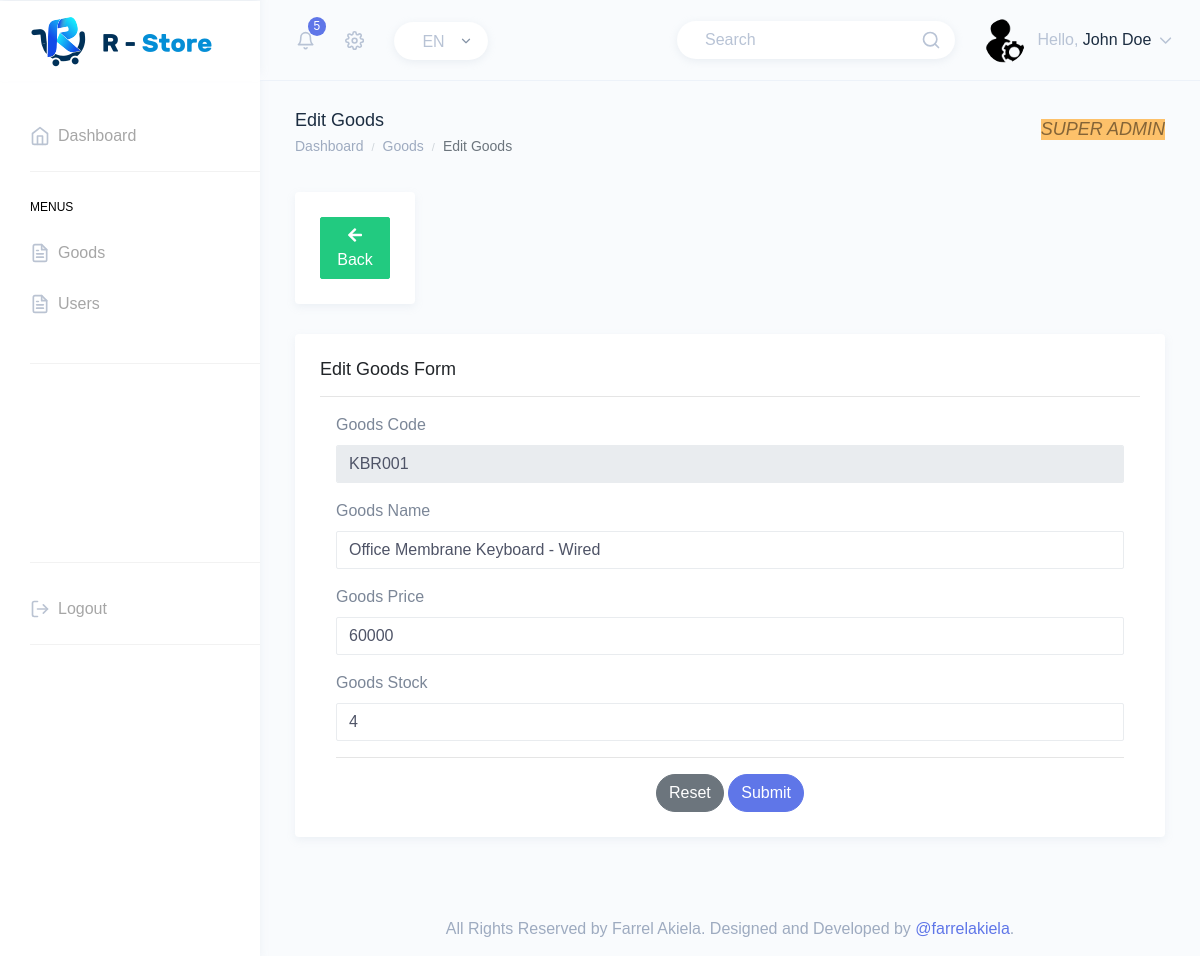
The app's page /super/goods-edit.php?goods_code=KBR001 (signed in) with its own data.
### tables this page shows
CREATE TABLE `goods` (
  `goods_code` char(6) NOT NULL,
  `goods_name` varchar(40) NOT NULL,
  `goods_price` int(11) NOT NULL,
  `stock` int(11) NOT NULL
);

### functions/goods.php (called while the page is built, shortened)
<?php
function showGoods($goodsCode)
{
    $conn = shopConn();
    $sql = "SELECT * FROM goods WHERE goods_code ='$goodsCode'";
    $hasil = mysqli_query($conn, $sql);
    $jumlah = mysqli_num_rows($hasil);
    if ($jumlah > 0) {
        $baris = mysqli_fetch_assoc($hasil);
        $data['goods_code'] = $baris['goods_code'];
        $data['goods_name'] = $baris['goods_name'];
        $data['goods_price'] = $baris['goods_price'];
        $data['stock'] = $baris['stock'];
    } else {
        $data = null;
        mysqli_close($conn);
    }
    return $data;
}

### super/goods-edit.php (the view, shortened to what this page needs)
<?php
include '../functions/goods.php';
$name = $_SESSION['name'];
$role = $_SESSION['role'];
?>
<!DOCTYPE html>
<html dir="ltr" lang="en">
<head>
    <link href="../assets/extra-libs/datatables.net-bs4/css/dataTables.bootstrap4.css" rel="stylesheet">
    <link href="../dist/css/style.min.css" rel="stylesheet">
</head>
<body>
    <div id="main-wrapper" data-theme="light" data-layout="vertical" data-navbarbg="skin6" data-sidebartype="full" data-sidebar-position="fixed" data-header-position="fixed" data-boxed-layout="full">
        <header class="topbar" data-navbarbg="skin6">
            <nav class="navbar top-navbar navbar-expand-md">
                <div class="navbar-header" data-logobg="skin6">
                    <div class="navbar-brand">
                        <a href="index.php">
                            <b class="logo-icon">
                                <img src="../assets/images/logo-icon.png" alt="homepage" class="dark-logo" />
                            </b>
                            <span class="logo-text">
                                <img src="../assets/images/logo-text.png" alt="homepage" class="dark-logo" />
                            </span>
                        </a>
                    </div>
                </div>
                <div class="navbar-collapse collapse" id="navbarSupportedContent">
                    <ul class="navbar-nav float-left mr-auto ml-3 pl-1">
                        <li class="nav-item dropdown">
                            <a class="nav-link dropdown-toggle pl-md-3 position-relative" href="javascript:void(0)" id="bell" role="button" data-toggle="dropdown" aria-haspopup="true" aria-expanded="false">
                                <span><i data-feather="bell" class="svg-icon"></i></span>
                                <span class="badge badge-primary notify-no rounded-circle">5</span>
                            </a>
                        </li>
                        <li class="nav-item dropdown">
                            <a class="nav-link dropdown-toggle" href="#" id="navbarDropdown" role="button" data-toggle="dropdown" aria-haspopup="true" aria-expanded="false">
                                <i data-feather="settings" class="svg-icon"></i>
                            </a>
                        </li>
                        <li class="nav-item d-none d-md-block">
                            <a class="nav-link" href="javascript:void(0)">
                                <div class="customize-input">
                                    <select class="custom-select form-control bg-white custom-radius custom-shadow border-0">
                                        <option selected>EN</option>
                                    </select>
                                </div>
                            </a>
                        </li>
                    </ul>
                    <ul class="navbar-nav float-right">
                        <li class="nav-item d-none d-md-block">
                            <a class="nav-link" href="javascript:void(0)">
                                <form>
                                    <div class="customize-input">
                                        <input class="form-control custom-shadow custom-radius border-0 bg-white" type="search" placeholder="Search" aria-label="Search">
                                        <i class="form-control-icon" data-feather="search"></i>
                                    </div>
                                </form>
                            </a>
                        </li>
                        <li class="nav-item dropdown">
                            <a class="nav-link dropdown-toggle" href="javascript:void(0)" data-toggle="dropdown" aria-haspopup="true" aria-expanded="false">
                                <img src="../assets/images/users/super.png" alt="user" class="rounded-circle" width="40">
                                <span class="ml-2 d-none d-lg-inline-block"><span>Hello,</span> <span class="text-dark"><?php echo $name ?></span> <i data-feather="chevron-down" class="svg-icon"></i></span>
                            </a>
                        </li>
                    </ul>
                </div>
            </nav>
        </header>
        <aside class="left-sidebar" data-sidebarbg="skin6">
            <div class="scroll-sidebar" data-sidebarbg="skin6">
                <nav class="sidebar-nav">
                    <ul id="sidebarnav">
                        <li class="sidebar-item"> <a class="sidebar-link sidebar-link" href="index.php" aria-expanded="false"><i data-feather="home" class="feather-icon"></i><span class="hide-menu">Dashboard</span></a>
                        </li>
                        <li class="list-divider"></li>
                        <li class="nav-small-cap"><span class="hide-menu">Menus</span></li>
                        <li class="sidebar-item active"> <a class="sidebar-link sidebar-link" href="goods.php" aria-expanded="false"><i data-feather="file-text" class="feather-icon"></i><span class="hide-menu">Goods</span></a>
                        </li>
                        <li class="sidebar-item"> <a class="sidebar-link sidebar-link" href="users.php" aria-expanded="false"><i data-feather="file-text" class="feather-icon"></i><span class="hide-menu">Users</span></a>
                        </li>
                        <br>
                        <li class="list-divider"></li>
                        <br><br><br><br><br><br><br>
                        <li class="list-divider"></li>
                        <li class="sidebar-item"> <a class="sidebar-link sidebar-link" href="../processes/logout.php" aria-expanded="false" onclick="return confirm('Are you sure want to Logout?')"><i data-feather="log-out" class="feather-icon"></i><span class="hide-menu">Logout</span></a>
                        </li>
                        <li class="list-divider"></li>
                    </ul>
                </nav>
            </div>
        </aside>
        <div class="page-wrapper">
            <div class="page-breadcrumb">
                <div class="row">
                    <div class="col-7 align-self-center">
                        <h4 class="page-title text-truncate text-dark font-weight-medium mb-1">Edit Goods</h4>
                        <div class="d-flex align-items-center">
                            <nav aria-label="breadcrumb">
                                <ol class="breadcrumb m-0 p-0">
                                    <li class="breadcrumb-item"><a href="index.php" class="text-muted">Dashboard</a>
                                    </li>
                                    <li class="breadcrumb-item"><a href="goods.php" class="text-muted">Goods</a>
                                    </li>
                                    <li class="breadcrumb-item active" aria-current="page"><strong>Edit Goods</strong>
                                    </li>
                                </ol>
                            </nav>
                        </div>
                    </div>
                    <div class="col-5 align-self-center">
                        <div class="customize-input float-right">
                            <h4 class="alert-warning bg-warning text-uppercase"><strong><em><?php echo $role ?></em></strong></h4>
                        </div>
                    </div>
                </div>
            </div>
            <div class="container-fluid">
                <div class="row">
                    <div class="col-2">
                        <div class="card">
                            <div class="card-body">
                                <a href='goods.php' class='btn btn-success'><i class='fa fa-arrow-left'></i> Back</a>
                            </div>
                        </div>
                    </div>
                </div>
                <div class="row">
                    <div class="col-12">
                        <div class="card">
                            <div class="card-body">
                                <h4 class="card-title">Edit Goods Form</h4>
                                <hr>
                                <form class="pl-3 pr-3" action="../processes/goods-edit.php" method="POST">
                                    <?php
                                    $goodsCode = $_GET['goods_code'];
                                    $data = showGoods($goodsCode);
                                    ?>
                                    <div class="form-group">
                                        <label for="goodsCode">Goods Code</label>
                                        <input class="form-control" type="text" id="goodsCode" name="goodsCode" value='<?php echo $goodsCode ?>' disabled placeholder="The Goods Code">
                                    </div>
                                    <div class="form-group">
                                        <label for="goodsName">Goods Name</label>
                                        <input class="form-control" type="text" id="goodsName" name="goodsName" value='<?php echo $data['goods_name'] ?>' required placeholder="(Max.40 Characters)">
                                    </div>
                                    <div class="form-group">
                                        <label for="goodsPrice">Goods Price</label>
                                        <input class="form-control" type="number" id="goodsPrice" name="goodsPrice" value='<?php echo $data['goods_price'] ?>' required placeholder="in Rupiah (ex.125000)">
                                    </div>
                                    <div class="form-group">
                                        <label for="goodsStock">Goods Stock</label>
                                        <input class="form-control" type="number" id="goodsStock" name="goodsStock" value='<?php echo $data['stock'] ?>' required placeholder="The stock of Goods">
                                    </div>
                                    <hr>
                                    <div class="text-center">
                                        <button class="btn btn-rounded btn-secondary" type="reset">Reset</button>
                                        <button class="btn btn-rounded btn-primary" type="submit" name="btnUpdate">Submit</button>
                                    </div>
                                </form>
                            </div>
                        </div>
                    </div>
                </div>
            </div>
            <footer class="footer text-center text-muted">
                All Rights Reserved by Farrel Akiela. Designed and Developed by <a href="https://instagram.com/farrelakiela" target="_blank">@farrelakiela</a>.
            </footer>
        </div>
    </div>
</body>
</html>

### records on screen
goods: goodsName "Office Membrane Keyboard - Wired", goodsPrice "60000", goodsStock "4"

### other values on screen
$name "John Doe"
$role "SUPER ADMIN"
